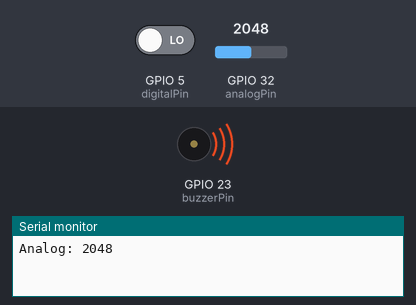
Recording of a program running on a simulated ESP32. On the bench: buzzer (waves = sounding), the last lines printed to the serial monitor. The inputs (shaded band) are chosen by the test bench; at power-on: GPIO 32 (analogPin) = 2048, GPIO 5 (digitalPin) LOW.

Above: at 1.8 s.
1.9 s: GPIO 32 (analogPin) set to 111
3.4 s: GPIO 32 (analogPin) set to 94
At 4.8 s:
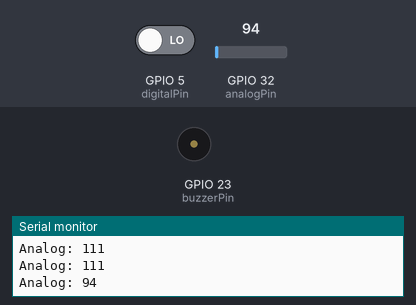
5.5 s: GPIO 32 (analogPin) set to 491
At 6.4 s:
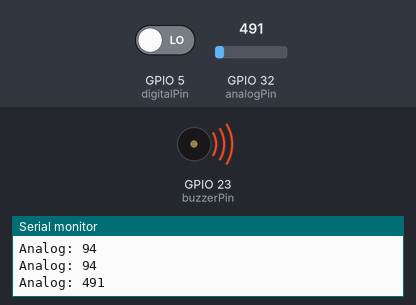
7.5 s: GPIO 32 (analogPin) set to 60
At 9.1 s:
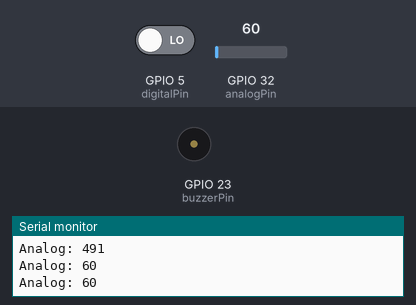
Timing chart, 0 to 10.5 s (numbered marks = the images above; inputs shaded):
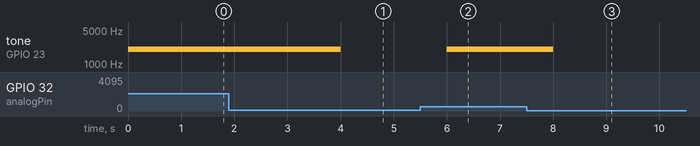

The program:

main.cpp
```cpp
#include <Arduino.h>

const int buzzerPin = 23;
const int digitalPin = 5;   // KY-037 digital interface
const int analogPin = 32;   // KY-037 analog interface
int digitalVal;       // digital readings
int analogVal;        // analog readings


unsigned long lastPrint = 0;
const unsigned long interval = 500;

void setup() {
  ledcSetup(0, 2000, 8);
  ledcAttachPin(buzzerPin, 0);
  pinMode(digitalPin,INPUT);
  pinMode(analogPin, INPUT);
  Serial.begin(115200);
}

void loop() {
  analogVal = analogRead(analogPin);
  digitalVal = digitalRead(digitalPin);

  if (millis() - lastPrint >= interval) {
    lastPrint = millis();
    Serial.print("Analog: ");
    Serial.print(analogVal);
    Serial.print("\n");
  }

  if (analogVal > 100) {
    ledcWrite(0, 128); // suona
    delay(1000);
  } else {
    ledcWrite(0, 0);   // silenzio
    delay(1000);
  }
}
```

Measured:
- the behaviour switches between 101 and 100 on GPIO 32 (analogPin) (found by bisection; images 0 and 1)
- after the input at 3.4 s, tone on GPIO 23 (buzzerPin): 2000 Hz → silent after 0.60 s
- after the input at 5.5 s, tone on GPIO 23 (buzzerPin): silent → 2000 Hz after 0.50 s
- after the input at 7.5 s, tone on GPIO 23 (buzzerPin): 2000 Hz → silent after 0.50 s
